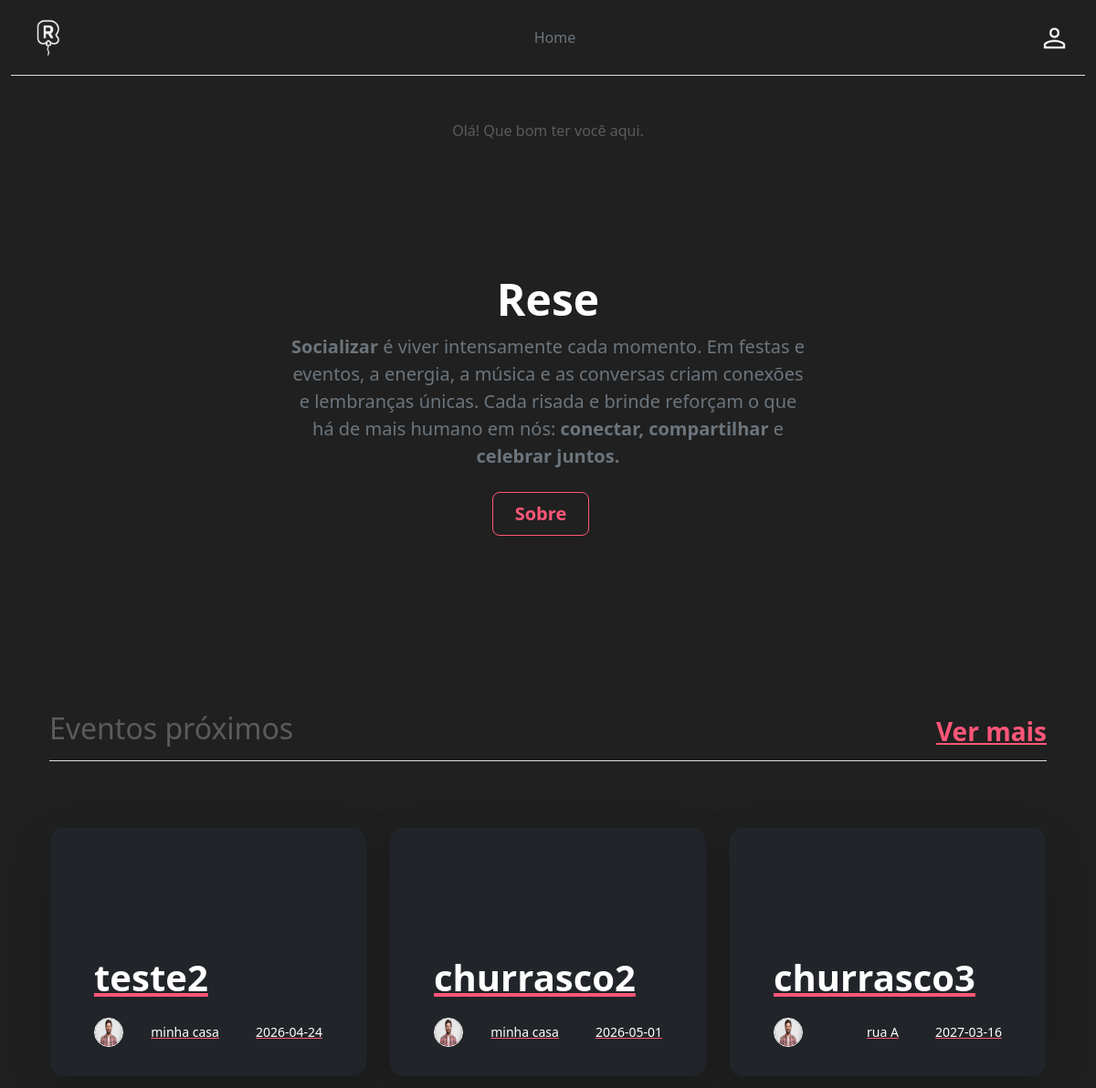
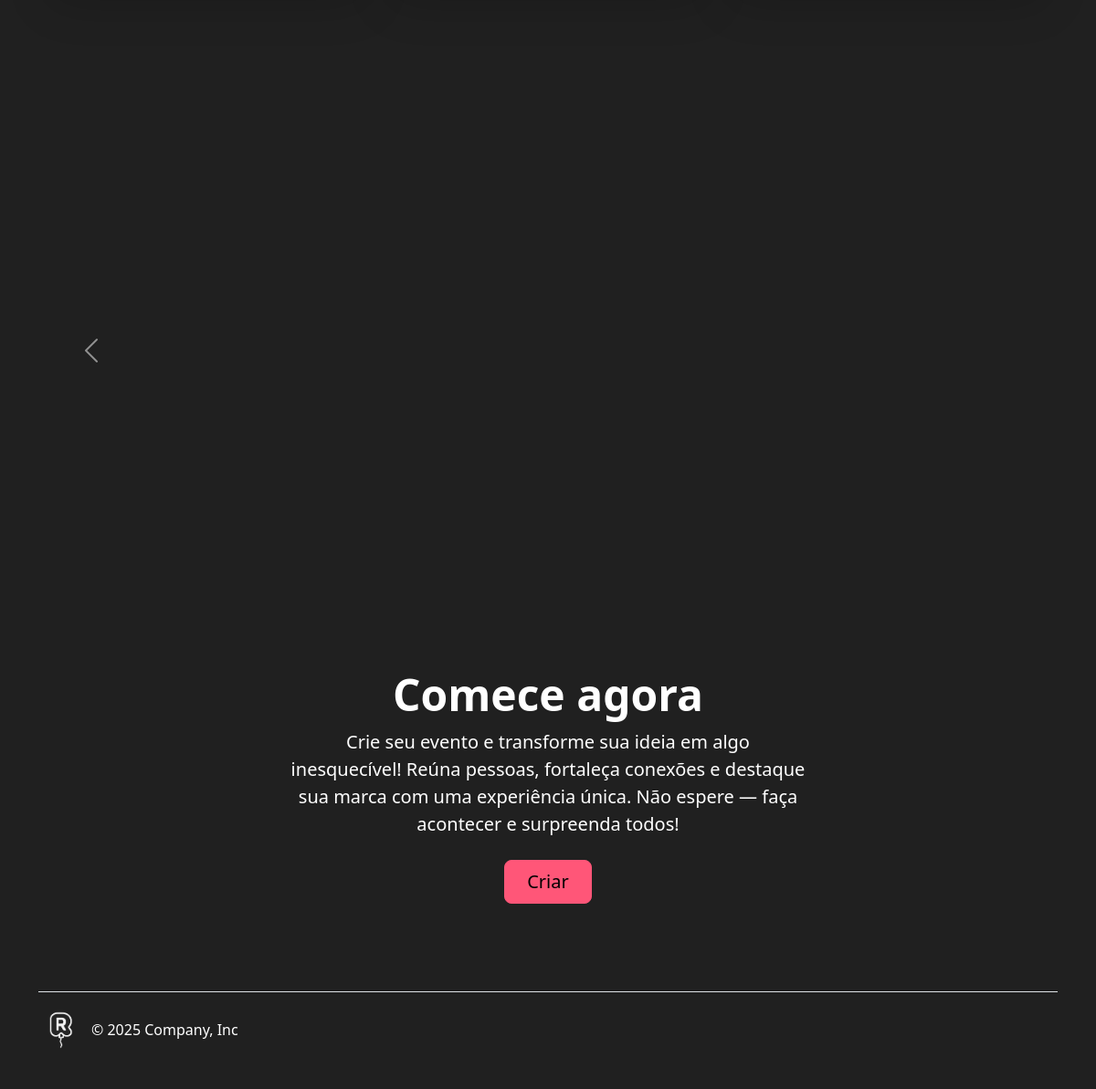
/ (signed in), run on the app's committed database (2 pictures, top to bottom).
### tables this page shows
CREATE TABLE evento (
    id INTEGER PRIMARY KEY AUTOINCREMENT,
    id_administrador INTEGER NOT NULL,
	nome TEXT NOT NULL,
	local TEXT NOT NULL,
	data NUMERIC NOT NULL,
	hora NUMERIC NOT NULL,
	limite INTEGER NOT NULL,
    token TEXT NOT NULL,
    categoria INTEGER DEFAULT 1,
	FOREIGN KEY (id_administrador) REFERENCES usuario (id)
);

### app.py (the view)
@srv.get("/") #Tela inicial
def get_home():
    eventos = []
    try:
        session_id = fk.session["usuario_id"]
        eventos = md.filtrar_eventos_proximos(session_id)
        print(eventos)
    except KeyError:
        pass
    return fk.render_template("home.html", eventos=eventos)

### conexao.py (called while the page is built)
def get_db_conexao():
    conn = sqlite3.connect('database.db', timeout=30, check_same_thread=False)
    try:
        conn.execute('PRAGMA journal_mode=WAL;')
    except Exception:
        pass
    return conn

### model.py (called while the page is built)
def filtrar_eventos_proximos(session_id):
    usuario_id = session_id
    if not usuario_id:
        return []  # Retorna uma lista vazia se o usuário não estiver logado
    conn = c.get_db_conexao()
    cur = conn.cursor()
    cur.execute('''
    SELECT evento.*
    FROM evento
    JOIN lista ON evento.id = lista.evento_id
    WHERE lista.usuario_id = ? AND lista.status = 2
    ORDER BY evento.data ASC
    LIMIT 3
    ''', (usuario_id,))
    eventos = cur.fetchall()
    return eventos  # Retorna lista de eventos futuros do usuário

### templates/home.html (shortened to what this page needs)
<!DOCTYPE html>
<html lang="en">
<head>
    {%include 'partials/_head.html'%}
</head>
<body class="container-fluid">
    {%include 'partials/_header.html'%}
    <p class="mt-5 text-center" id="recado">Olá! Que bom ter você aqui.</p>
    <div class="text-secondary px-4 py-5 text-center mt-5">
        <div class="py-5">
            <h1 class="display-5 fw-bold text-white">Rese</h1>
            <div class="col-lg-6 mx-auto">
                <p class="fs-5 mb-4"><strong>Socializar</strong> é viver intensamente cada momento. Em festas e eventos,
                    a
                    energia, a música e as conversas criam conexões e lembranças únicas. Cada risada e brinde reforçam o
                    que há
                    de mais humano em nós:
                    <strong>conectar, compartilhar</strong> e <strong>celebrar juntos.</strong>
                </p>
                <div class="d-grid gap-2 d-sm-flex justify-content-sm-center"> <button type="button"
                        class="btn btn-outline-primary btn-lg px-4 me-sm-3 fw-bold"
                        onclick="window.location.href='/sobre'">Sobre</button>
                </div>
            </div>
        </div>
    </div>
    <div class="container px-4 py-5 mt-5" id="custom-cards">
        <div class="d-flex justify-content-between align-items-center mb-4 border-bottom">
            <h2 class="pb-2">Eventos próximos</h2>
            {%if session["usuario_nome"]%}
            <a href="/listarEventos">
                <h3 class="fw-bold">Ver mais</h3>
            </a>
            {%endif%}
        </div>
        <div class="row row-cols-1 row-cols-lg-3 align-items-stretch g-4 py-5">
            {%if session["usuario_nome"]%}
            {%include 'components/_event_card.html'%}
            {%endif%}
        </div>
    </div>
    <div id="carouselExampleInterval" class="carousel slide" data-bs-ride="carousel" style="margin-top: 150px; margin-bottom: 150px;">
        <div class="carousel-inner">
            <div class="carousel-item active" data-bs-interval="10000">
                <img src="/static/img/carrosel-1.png" class="d-block w-100" style="height: 300px; object-fit: cover;" alt="carrosel 1">
            </div>
        </div>
        <button class="carousel-control-prev" type="button" data-bs-target="#carouselExampleInterval"
            data-bs-slide="prev">
            <span class="carousel-control-prev-icon" aria-hidden="true"></span>
        </button>
        <button class="carousel-control-next" type="button" data-bs-target="#carouselExampleInterval"
            data-bs-slide="next">
            <span class="carousel-control-next-icon" aria-hidden="true"></span>
        </button>
    </div>
    <div class="px-4 py-5 my-5 text-center">
        <h1 class="display-5 fw-bold text-white">Comece agora</h1>
        <div class="col-lg-6 mx-auto">
            <p class="lead mb-4 text-white">Crie seu evento e transforme sua ideia em algo inesquecível! Reúna pessoas,
                fortaleça
                conexões e destaque sua marca com uma experiência única. Não espere — faça acontecer e surpreenda todos!
            </p>
            <div class="d-grid gap-2 d-sm-flex justify-content-sm-center"> <a  {%if session["usuario_nome"]%} href="/criarEvento" {%endif%}>
                    <button type="button" class="btn btn-primary btn-lg px-4 gap-3">Criar</button></a></div>
        </div>
    </div>
    <div class="container">
        {%include "partials/_footer.html"%}
    </div>
</body>
</html>

### templates/components/_event_card.html
{% for evento in eventos %}
<a href="/evento/{{ evento[7] }}"><div class="col">
    <div class="card card-cover h-100 overflow-hidden text-bg-dark rounded-4 shadow-lg"
        style="background-image: url('/static/img/{{ evento[8] }}');">
        <div class="d-flex flex-column h-100 p-5 pb-3 text-white text-shadow-1">
            <h3 class="pt-5 mt-5 mb-4 display-6 lh-1 fw-bold">{{ evento[2] }}</h3>
            <ul class="d-flex list-unstyled mt-auto">
                <li class="me-auto">
                    <img src="{{ url_for('static', filename='uploads/usuarios/' ~ evento[1] ~ '.png') }}" alt="Admin" width="32" height="32"
                        class="rounded-circle border border-white">
                </li>
                <li class="d-flex align-items-center me-3">
                    <svg class="bi me-2" width="1em" height="1em" role="img" aria-label="Location">
                        <use xlink:href="#geo-fill"></use>
                    </svg>
                    <small>{{ evento[3] }}</small>
                </li>
                <li class="d-flex align-items-center">
                    <svg class="bi me-2" width="1em" height="1em" role="img" aria-label="Date">
                        <use xlink:href="#calendar3"></use>
                    </svg>
                    <small>{{ evento[4] }}</small>
                </li>
            </ul>
        </div>
    </div>
</div></a>
{% endfor %}

### data on the page
evento: nome "teste2", local "minha casa", data "2026-04-24"
evento: nome "churrasco2", local "minha casa", data "2026-05-01"
evento: nome "churrasco3", local "rua A", data "2027-03-16"
